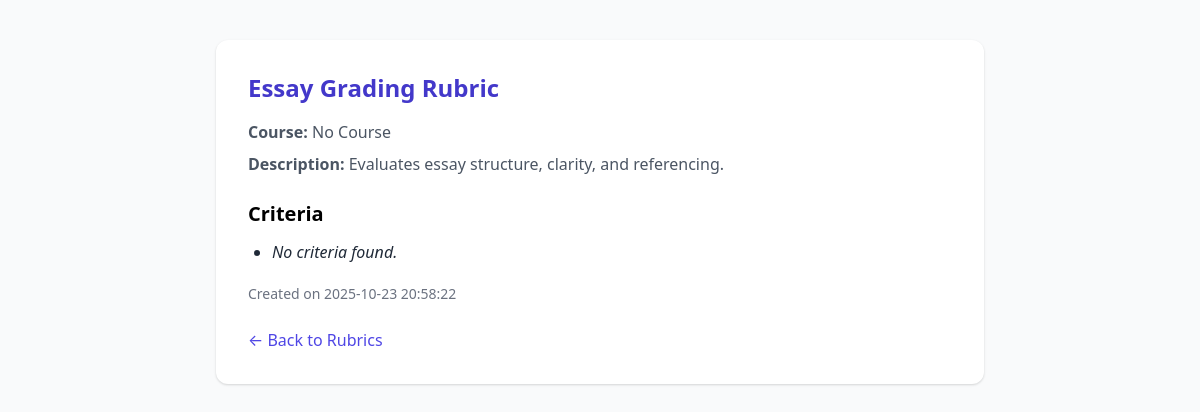
The app's page /rubric-details.php?id=1 with its own data.
### tables this page shows
CREATE TABLE `rubrics` (
  `rubric_id` int(11) NOT NULL,
  `assignment_id` int(11) DEFAULT NULL,
  `title` varchar(255) NOT NULL,
  `description` text DEFAULT NULL,
  `criteria_json` longtext DEFAULT NULL CHECK (json_valid(`criteria_json`)),
  `created_by` int(11) NOT NULL,
  `created_at` datetime DEFAULT current_timestamp(),
  `course` varchar(50) DEFAULT NULL,
  `rubric_title` varchar(255) DEFAULT NULL
);

### rubric-details.php (the view, shortened to what this page needs)
<?php
require_once 'db.php';
$id = (int)$_GET['id'];
$stmt = $pdo->prepare("SELECT * FROM rubrics WHERE rubric_id = ?");
$stmt->execute([$id]);
$rubric = $stmt->fetch(PDO::FETCH_ASSOC);
?>
<!DOCTYPE html>
<html lang="en">
<head>
  <link href="https://cdn.jsdelivr.net/npm/tailwindcss@2.2.19/dist/tailwind.min.css" rel="stylesheet">
</head>
<body class="bg-gray-50">
  <div class="max-w-3xl mx-auto mt-10 bg-white p-8 rounded-xl shadow">
    <h1 class="text-2xl font-bold text-indigo-700 mb-4">
      <?= htmlspecialchars($rubric['title'] ?: 'Untitled Rubric') ?>
    </h1>
    <p class="text-gray-600 mb-2">
      <strong>Course:</strong> <?= htmlspecialchars($rubric['course'] ?: 'No Course') ?>
    </p>
    <p class="text-gray-600 mb-4">
      <strong>Description:</strong> <?= htmlspecialchars($rubric['description'] ?: 'No description available.') ?>
    </p>
    <h2 class="text-xl font-semibold mt-6 mb-3">Criteria</h2>
    <ul class="list-disc ml-6 text-gray-800">
      <?php
      $criteria = json_decode($rubric['criteria_json'], true);
      if ($criteria && is_array($criteria)) {
        foreach ($criteria as $criterion) {
          echo "<li><strong>" . htmlspecialchars($criterion['criterion']) . "</strong> — " . htmlspecialchars($criterion['weight']) . "%</li>";
        }
      } else {
        echo "<li><em>No criteria found.</em></li>";
      }
      ?>
    </ul>
    <p class="text-sm text-gray-500 mt-5">
      Created on <?= htmlspecialchars($rubric['created_at']) ?>
    </p>
    <a href="view-rubrics.php" class="mt-6 inline-block text-indigo-600 hover:underline">
      ← Back to Rubrics
    </a>
  </div>
</body>
</html>

### records on screen
rubrics: title "Essay Grading Rubric", course "No Course", description "Evaluates essay structure, clarity, and referencing.", created_at "2025-10-23 20:58:22"
